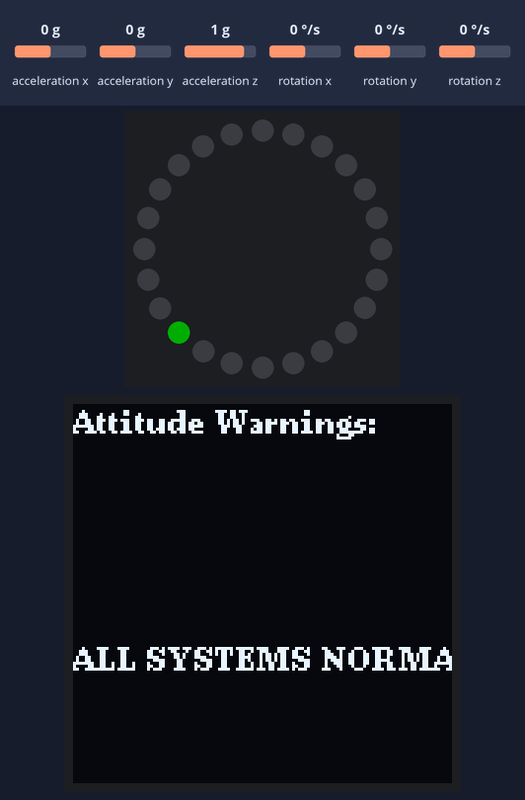
Simulated run of this sketch. Board: Arduino Nano 33 IoT. On the bench: 24 RGB LEDs in a ring, first at the top, clockwise, 128×128 one-colour display. The test bench sets the inputs (shaded band); at power-on: rotation y 0 °/s, acceleration y 0 g, acceleration x 0 g, rotation x 0 °/s, acceleration z 1 g, rotation z 0 °/s. Dim RGB values are drawn brighter than linear; what the sketch prints to the serial monitor is not drawn.

Above: at 1.2 s.
1.3 s: rotation y set to -192 °/s
At 2.8 s:
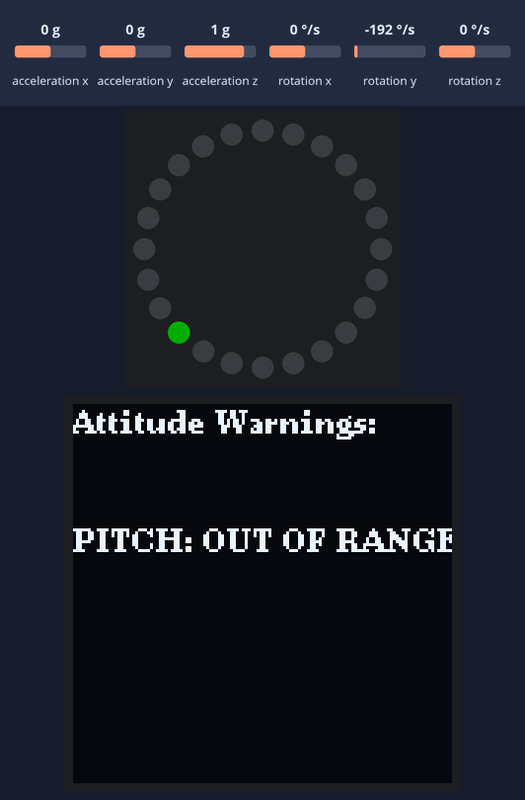
4.3 s: acceleration y set to -1.4 g
At 5.3 s:
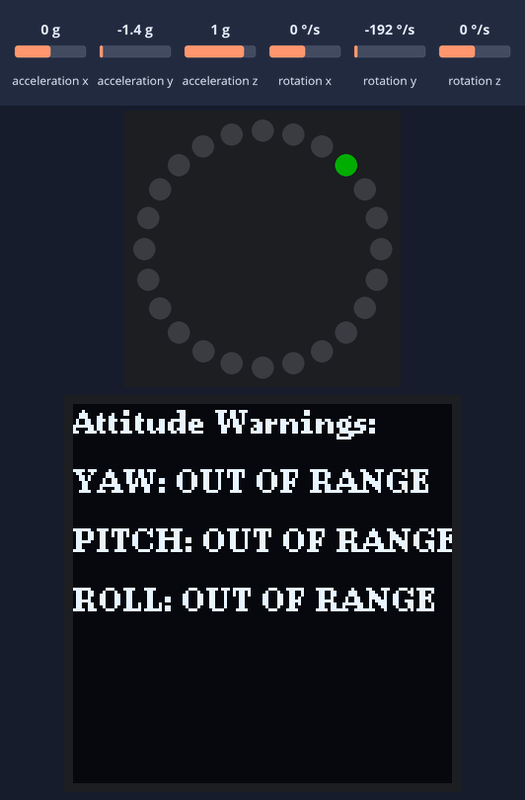
7.3 s: acceleration x set to -1.4 g
10.3 s: rotation x set to -100 °/s
At 10.3 s:
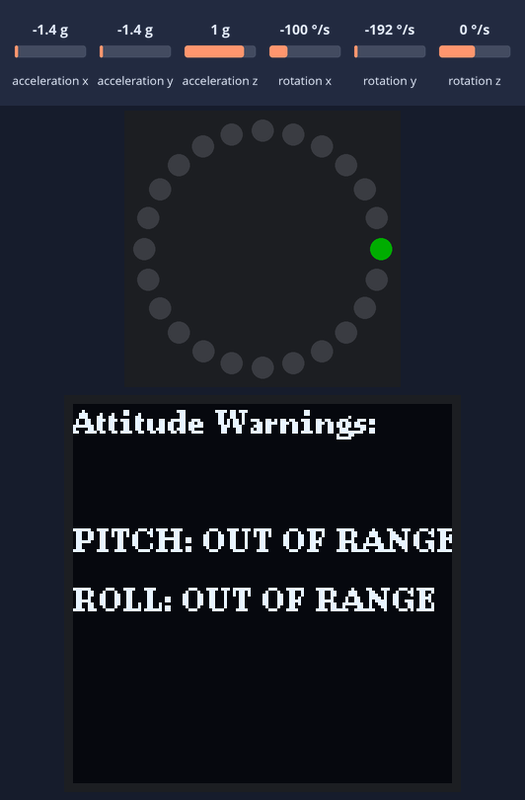
13.3 s: acceleration z set to -1.4 g
16.3 s: rotation y set to 6 °/s
At 19.3 s:
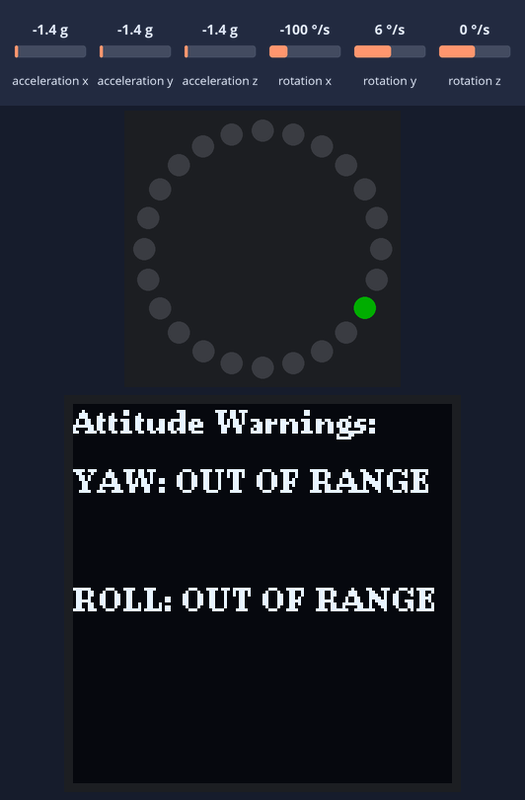

Measured:
- after the input at 1.3 s, the display: first changes after 0.38 s (image 1 shows a later state)
- what the display in image 1 shows lasts 2.5 s, from 1.7 s to 4.2 s
- what the display in image 2 shows lasts 1.0 s, from 4.6 s to 5.6 s
- what the display in image 4 shows lasts 0.8 s, from 18.7 s to 19.5 s

The sketch:

Att_alarmSystem_L6-ex3.ino
```cpp
#include <MadgwickAHRS.h>
#include <Arduino_LSM6DS3.h>
#include <Adafruit_NeoPixel.h>
#include <U8g2lib.h>
#include <SPI.h>
#include <Wire.h>

// Madgwick filter and IMU
Madgwick filter;

// LED ring definitions
#define LED_PIN 25            // Pin where the LED ring is connected
#define LED_COUNT 24          // Number of LEDs in the ring
Adafruit_NeoPixel strip(LED_COUNT, LED_PIN, NEO_GRB + NEO_KHZ800);

// Alarm thresholds
const float pitchRawThreshold = 10.0;  // Pitch alarm threshold (raw units)
const float rollRawThreshold = 10.0;   // Roll alarm threshold (raw units)
const float yawLowerThreshold = 170.0; // Lower yaw alarm threshold
const float yawUpperThreshold = 210.0; // Upper yaw alarm threshold
const float thresholdHysteresis = 2.0; // Deadband to avoid rapid switching
bool alarmActive = false;

// Sensor update delay
const int sensorUpdateInterval = 50; // 50ms delay (20Hz update rate)
unsigned long lastSensorUpdate = 0;

// OLED Display
U8G2_SH1107_SEEED_128X128_F_HW_I2C u8g2(U8G2_R0, /* reset=*/ U8X8_PIN_NONE);

void setup() {
  Serial.begin(115200); // Start Serial communication for debugging

  // Initialize IMU
  if (!IMU.begin()) {
    Serial.println("Failed to initialize IMU!");
    while (1);
  }

  // Start the filter at 104Hz (IMU frequency)
  filter.begin(104);

  // Initialize LED ring
  strip.begin();
  strip.show();
  strip.setBrightness(50);

  // Initialize OLED display
  u8g2.begin();
  u8g2.clearBuffer();
  u8g2.setFont(u8g2_font_ncenB08_tr); // Choose a readable font
  u8g2.drawStr(0, 10, "System Initialized");
  u8g2.sendBuffer();

  Serial.println("System Initialized.");
  Serial.println("Monitoring Raw Yaw, Pitch, Roll...");
}

void loop() {
  if (millis() - lastSensorUpdate >= sensorUpdateInterval) {
    lastSensorUpdate = millis();

    float aix, aiy, aiz;
    float gix, giy, giz;
    float ax, ay, az;
    float gx, gy, gz;
    float rawYaw, rawPitch, rawRoll;

    // Check if IMU data is available
    if (IMU.accelerationAvailable() && IMU.gyroscopeAvailable()) {
      // Read acceleration and gyroscope data
      IMU.readAcceleration(aix, aiy, aiz);
      IMU.readGyroscope(gix, giy, giz);

      // Use raw acceleration and gyroscope values
      ax = aix;
      ay = aiy;
      az = aiz;
      gx = gix;
      gy = giy;
      gz = giz;

      // Update Madgwick filter with IMU data
      filter.updateIMU(gx, gy, gz, ax, ay, az);

      // Get raw yaw, pitch, and roll (do not convert to degrees)
      rawYaw = filter.getYaw();
      rawPitch = filter.getPitch();
      rawRoll = filter.getRoll();

      // Update LED ring to show raw yaw
      int ledIndex = mapHeadingToLEDIndex(rawYaw);
      setRingLED(ledIndex);

      // Check and handle alarm conditions
      checkAlarm(rawYaw, rawPitch, rawRoll);

      // Update OLED Display with warnings
      updateDisplay(rawYaw, rawPitch, rawRoll);

      // Print raw attitude data and alarm status
      Serial.print("Yaw (raw): ");
      Serial.print(rawYaw);
      Serial.print(" | Pitch (raw): ");
      Serial.print(rawPitch);
      Serial.print(" | Roll (raw): ");
      Serial.print(rawRoll);

      if (alarmActive) {
        Serial.println(" --> Alarm ACTIVE! Threshold exceeded.");
      } else {
        Serial.println(" --> Alarm OFF.");
      }
    }
  }
}

// Map yaw (0 to 2π radians) to LED index (0 to LED_COUNT-1)
int mapHeadingToLEDIndex(float rawYaw) {
  return int((rawYaw / (2.0 * PI)) * LED_COUNT) % LED_COUNT;
}

// Set the LED corresponding to raw yaw and turn off others
void setRingLED(int index) {
  strip.clear(); // Clear all LEDs
  strip.setPixelColor(index, strip.Color(0, 255, 0)); // Set green LED
  strip.show();
}

// Check for alarm conditions using raw values
void checkAlarm(float rawYaw, float rawPitch, float rawRoll) {
  // Define alarm condition with hysteresis
  bool yawInAlarm = (rawYaw < (yawLowerThreshold - thresholdHysteresis)) ||
                    (rawYaw > (yawUpperThreshold + thresholdHysteresis));
  bool pitchInAlarm = abs(rawPitch) > (pitchRawThreshold + thresholdHysteresis);
  bool rollInAlarm = abs(rawRoll) > (rollRawThreshold + thresholdHysteresis);

  bool inAlarmCondition = yawInAlarm || pitchInAlarm || rollInAlarm;

  // Ensure the alarm only resets when parameters return to safe range
  if (!inAlarmCondition) {
    alarmActive = false; // Deactivate alarm if conditions are within safe range
    return;
  }

  if (!alarmActive && inAlarmCondition) {
    alarmActive = true; // Activate alarm when thresholds are exceeded
  }
}

// Update OLED display with warnings
void updateDisplay(float rawYaw, float rawPitch, float rawRoll) {
  u8g2.clearBuffer(); // Clear the display buffer

  u8g2.setFont(u8g2_font_ncenB08_tr); // Choose a readable font

  u8g2.drawStr(0, 10, "Attitude Warnings:");

  if (rawYaw < yawLowerThreshold || rawYaw > yawUpperThreshold) {
    u8g2.drawStr(0, 30, "YAW: OUT OF RANGE");
  }

  if (abs(rawPitch) > pitchRawThreshold) {
    u8g2.drawStr(0, 50, "PITCH: OUT OF RANGE");
  }

  if (abs(rawRoll) > rollRawThreshold) {
    u8g2.drawStr(0, 70, "ROLL: OUT OF RANGE");
  }

  if (!alarmActive) {
    u8g2.drawStr(0, 90, "ALL SYSTEMS NORMAL");
  }

  u8g2.sendBuffer(); // Send data to the display
}
```
